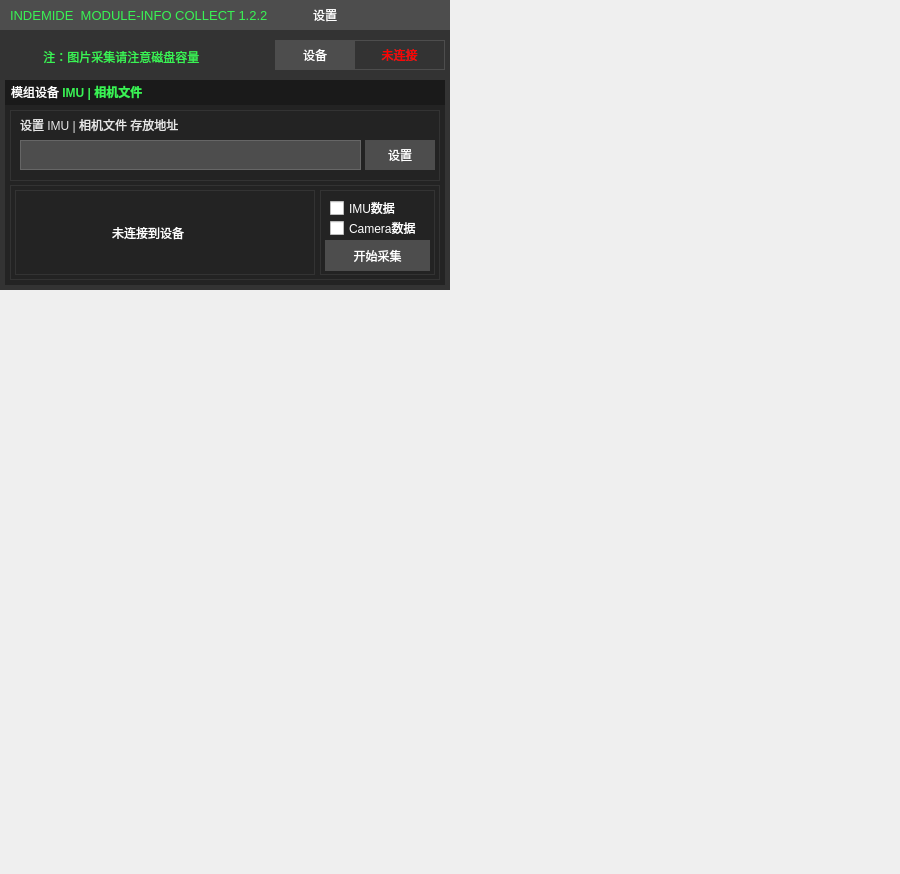
<?xml version="1.0" encoding="UTF-8"?>
<ui version="4.0">
 <class>MainWindow</class>
 <widget class="QMainWindow" name="MainWindow">
  <property name="geometry">
   <rect>
    <x>0</x>
    <y>0</y>
    <width>900</width>
    <height>874</height>
   </rect>
  </property>
  <property name="windowTitle">
   <string>模组信息采集 1.2.2</string>
  </property>
  <widget class="QWidget" name="centralWidget">
   <widget class="QWidget" name="module_title_area" native="true">
    <property name="geometry">
     <rect>
      <x>0</x>
      <y>0</y>
      <width>450</width>
      <height>30</height>
     </rect>
    </property>
    <property name="styleSheet">
     <string notr="true">#module_title_area{
	
	background-color: #4D4D4D;
}</string>
    </property>
    <widget class="QLabel" name="module_title">
     <property name="geometry">
      <rect>
       <x>10</x>
       <y>5</y>
       <width>261</width>
       <height>20</height>
      </rect>
     </property>
     <property name="styleSheet">
      <string notr="true">font:13px;
color:#39F354;
</string>
     </property>
     <property name="text">
      <string>INDEMIDE  MODULE-INFO COLLECT 1.2.2</string>
     </property>
    </widget>
    <widget class="QPushButton" name="test_area">
     <property name="geometry">
      <rect>
       <x>300</x>
       <y>0</y>
       <width>50</width>
       <height>30</height>
      </rect>
     </property>
     <property name="styleSheet">
      <string notr="true">QPushButton{
font:14px '微软雅黑';
background-color: #FF4D4D4D;
border:0;
color:white;
}
QPushButton::hover{
border:0 white;
background-color:rgba(255,255,255,0.1);
color:white;
font:14px '微软雅黑'
}
QPushButton::pressed{
border:1px solid rgba(255,255,255,0.2);
background-color:rgba(255,255,255,0.2);
color:white;
font:14px '微软雅黑'
}</string>
     </property>
     <property name="text">
      <string>设置</string>
     </property>
    </widget>
    <widget class="QPushButton" name="module_info_min">
     <property name="geometry">
      <rect>
       <x>350</x>
       <y>0</y>
       <width>50</width>
       <height>30</height>
      </rect>
     </property>
     <property name="styleSheet">
      <string notr="true">
QPushButton{border:0;image: url(:/images/min.png)}
QPushButton::hover{border:0;image: url(:/images/min.png);background-color:white}
QPushButton::pressed{border:0;image: url(:/images/min.png);background-color:#DDDDDD}
</string>
     </property>
     <property name="text">
      <string/>
     </property>
    </widget>
    <widget class="QPushButton" name="module_info_close">
     <property name="geometry">
      <rect>
       <x>400</x>
       <y>0</y>
       <width>50</width>
       <height>30</height>
      </rect>
     </property>
     <property name="styleSheet">
      <string notr="true">
QPushButton{border:0;image: url(:/images/close.png)}
QPushButton::hover{border:0;image: url(:/images/close.png);background-color:#CC0033}
QPushButton::pressed{border:0;image: url(:/images/close.png);background-color:#FF9999}
</string>
     </property>
     <property name="text">
      <string/>
     </property>
    </widget>
   </widget>
   <widget class="QWidget" name="main_area" native="true">
    <property name="geometry">
     <rect>
      <x>0</x>
      <y>30</y>
      <width>450</width>
      <height>260</height>
     </rect>
    </property>
    <property name="styleSheet">
     <string notr="true">#main_area{
	background-color:#333333;
}</string>
    </property>
    <widget class="QLabel" name="eq_con_state">
     <property name="geometry">
      <rect>
       <x>355</x>
       <y>10</y>
       <width>90</width>
       <height>30</height>
      </rect>
     </property>
     <property name="styleSheet">
      <string notr="true">QLabel{
border:1px solid #FF4D4D4D;
border-left:0;
color:red;
font:bold 13px '微软雅黑';
}</string>
     </property>
     <property name="text">
      <string>未连接</string>
     </property>
     <property name="alignment">
      <set>Qt::AlignCenter</set>
     </property>
    </widget>
    <widget class="QLabel" name="type">
     <property name="geometry">
      <rect>
       <x>275</x>
       <y>10</y>
       <width>80</width>
       <height>30</height>
      </rect>
     </property>
     <property name="styleSheet">
      <string notr="true">font:13px '微软雅黑';
color:white;
background-color: #FF4D4D4D;</string>
     </property>
     <property name="text">
      <string>设备</string>
     </property>
     <property name="alignment">
      <set>Qt::AlignCenter</set>
     </property>
    </widget>
    <widget class="QGroupBox" name="data_camera_box">
     <property name="geometry">
      <rect>
       <x>5</x>
       <y>50</y>
       <width>440</width>
       <height>205</height>
      </rect>
     </property>
     <property name="styleSheet">
      <string notr="true">#data_camera_box{
	border:0;
	background-color: #FF1A1A1A;
}</string>
     </property>
     <property name="title">
      <string/>
     </property>
     <widget class="QLabel" name="IMU_CAMERA_INFO">
      <property name="geometry">
       <rect>
        <x>6</x>
        <y>0</y>
        <width>220</width>
        <height>25</height>
       </rect>
      </property>
      <property name="styleSheet">
       <string notr="true">background-color: #FF1A1A1A;
font:13px '微软雅黑'</string>
      </property>
      <property name="text">
       <string>&lt;html&gt;&lt;head/&gt;&lt;body&gt;&lt;span style=&quot; color:#ffffff;&quot;&gt;&lt;p&gt;模组设备 &lt;b style=&quot; color:#39F354;&quot;&gt;IMU | 相机文件&lt;/b&gt; &lt;/p&gt;&lt;/body&gt;&lt;/html&gt;</string>
      </property>
     </widget>
     <widget class="QGroupBox" name="data_camera_box_bottom">
      <property name="geometry">
       <rect>
        <x>0</x>
        <y>25</y>
        <width>441</width>
        <height>181</height>
       </rect>
      </property>
      <property name="styleSheet">
       <string notr="true">#data_camera_box_bottom{
	background-color: #FF232323;
	border:0;
}

</string>
      </property>
      <property name="title">
       <string/>
      </property>
      <widget class="QWidget" name="camera_box" native="true">
       <property name="geometry">
        <rect>
         <x>5</x>
         <y>5</y>
         <width>430</width>
         <height>71</height>
        </rect>
       </property>
       <property name="styleSheet">
        <string notr="true">#camera_box{
	background-color: #FF232323;
	border:1 solid #FF333333;
	selection-background-color: #FF999999;
	color:#FFB3B3B3;
}</string>
       </property>
       <widget class="QPushButton" name="hmd_data_path_set">
        <property name="geometry">
         <rect>
          <x>355</x>
          <y>30</y>
          <width>70</width>
          <height>30</height>
         </rect>
        </property>
        <property name="styleSheet">
         <string notr="true">QPushButton{
font:14px '微软雅黑';
background-color: #FF4D4D4D;
border:0;
color:white;
}
QPushButton::hover{
border:0 white;
background-color:rgba(255,255,255,0.1);
color:white;
font:14px '微软雅黑'
}
QPushButton::pressed{
border:1px solid rgba(255,255,255,0.2);
background-color:rgba(255,255,255,0.2);
color:white;
font:14px '微软雅黑'
}</string>
        </property>
        <property name="text">
         <string>设置</string>
        </property>
       </widget>
       <widget class="QLineEdit" name="hmd_data_path">
        <property name="geometry">
         <rect>
          <x>10</x>
          <y>30</y>
          <width>341</width>
          <height>30</height>
         </rect>
        </property>
        <property name="styleSheet">
         <string notr="true">border: 1px solid #666666;
font:13px '微软雅黑';
color:#E6E6E6;
background-color:#4D4D4D;</string>
        </property>
        <property name="alignment">
         <set>Qt::AlignLeading|Qt::AlignLeft|Qt::AlignVCenter</set>
        </property>
        <property name="dragEnabled">
         <bool>false</bool>
        </property>
        <property name="readOnly">
         <bool>false</bool>
        </property>
       </widget>
       <widget class="QLabel" name="hmd_data_path_title">
        <property name="geometry">
         <rect>
          <x>10</x>
          <y>0</y>
          <width>270</width>
          <height>30</height>
         </rect>
        </property>
        <property name="styleSheet">
         <string notr="true">font:13px '微软雅黑';
color:#E6E6E6;
</string>
        </property>
        <property name="text">
         <string>设置 IMU | 相机文件 存放地址</string>
        </property>
       </widget>
      </widget>
      <widget class="QWidget" name="hmd_exec_area" native="true">
       <property name="geometry">
        <rect>
         <x>5</x>
         <y>80</y>
         <width>430</width>
         <height>95</height>
        </rect>
       </property>
       <property name="styleSheet">
        <string notr="true">#hmd_exec_area{
	background-color: #FF232323;
	border:1 solid #FF333333;
	selection-background-color: #FF999999;
	color:#FFB3B3B3;
}</string>
       </property>
       <widget class="QLabel" name="m_machine_pose">
        <property name="geometry">
         <rect>
          <x>5</x>
          <y>5</y>
          <width>300</width>
          <height>85</height>
         </rect>
        </property>
        <property name="styleSheet">
         <string notr="true">border:1 solid #FF333333;
font:13px '微软雅黑';
color:white</string>
        </property>
        <property name="text">
         <string>                            未连接到设备</string>
        </property>
       </widget>
       <widget class="QWidget" name="data_save_box" native="true">
        <property name="geometry">
         <rect>
          <x>310</x>
          <y>5</y>
          <width>115</width>
          <height>85</height>
         </rect>
        </property>
        <property name="styleSheet">
         <string notr="true">#data_save_box{
border:1 solid #FF333333;
font:13px '微软雅黑';
color:white
}</string>
        </property>
        <widget class="QCheckBox" name="imu_data">
         <property name="geometry">
          <rect>
           <x>10</x>
           <y>10</y>
           <width>100</width>
           <height>16</height>
          </rect>
         </property>
         <property name="styleSheet">
          <string notr="true">font:13px '微软雅黑';
color:white</string>
         </property>
         <property name="text">
          <string>IMU数据</string>
         </property>
        </widget>
        <widget class="QCheckBox" name="camera_data">
         <property name="geometry">
          <rect>
           <x>10</x>
           <y>30</y>
           <width>100</width>
           <height>16</height>
          </rect>
         </property>
         <property name="styleSheet">
          <string notr="true">font:13px '微软雅黑';
color:white</string>
         </property>
         <property name="text">
          <string>Camera数据</string>
         </property>
        </widget>
        <widget class="QPushButton" name="collect_start">
         <property name="geometry">
          <rect>
           <x>5</x>
           <y>50</y>
           <width>105</width>
           <height>31</height>
          </rect>
         </property>
         <property name="styleSheet">
          <string notr="true">QPushButton{
font:15px '微软雅黑';
background-color: #FF4D4D4D;
border:0;
color:white;
}
QPushButton::hover{
border:0 white;
background-color:rgba(255,255,255,0.1);
color:white;
font:15px '微软雅黑'
}
QPushButton::pressed{
border:1px solid rgba(255,255,255,0.2);
background-color:rgba(255,255,255,0.2);
color:white;
font:15px '微软雅黑'
}</string>
         </property>
         <property name="text">
          <string>开始采集</string>
         </property>
        </widget>
       </widget>
      </widget>
     </widget>
     <widget class="QWidget" name="Camera_mask" native="true">
      <property name="geometry">
       <rect>
        <x>-440</x>
        <y>25</y>
        <width>440</width>
        <height>140</height>
       </rect>
      </property>
      <property name="styleSheet">
       <string notr="true">background-color:rgba(0,0,0,0.5);</string>
      </property>
      <widget class="QLabel" name="waring_Info_camera_c">
       <property name="geometry">
        <rect>
         <x>20</x>
         <y>20</y>
         <width>330</width>
         <height>101</height>
        </rect>
       </property>
       <property name="styleSheet">
        <string notr="true">QLabel{
font:bold 18px '微软雅黑';
background-color:transparent;
border:0;
color:white;
}</string>
       </property>
       <property name="text">
        <string>其他数据采集期间此功能 禁用</string>
       </property>
       <property name="alignment">
        <set>Qt::AlignCenter</set>
       </property>
      </widget>
     </widget>
    </widget>
    <widget class="QLabel" name="warning_info">
     <property name="geometry">
      <rect>
       <x>40</x>
       <y>12</y>
       <width>220</width>
       <height>30</height>
      </rect>
     </property>
     <property name="styleSheet">
      <string notr="true">
color:#39F354;
font: bold 11pt &quot;微软雅黑 Light&quot;;
</string>
     </property>
     <property name="text">
      <string> 注：图片采集请注意磁盘容量</string>
     </property>
    </widget>
    <widget class="QLabel" name="warning_image">
     <property name="geometry">
      <rect>
       <x>10</x>
       <y>10</y>
       <width>25</width>
       <height>30</height>
      </rect>
     </property>
     <property name="styleSheet">
      <string notr="true">image: url(:/images/warning_green.png)</string>
     </property>
     <property name="text">
      <string/>
     </property>
    </widget>
    <widget class="QWidget" name="Camera_Imu_mark_mask" native="true">
     <property name="geometry">
      <rect>
       <x>-450</x>
       <y>0</y>
       <width>450</width>
       <height>260</height>
      </rect>
     </property>
     <property name="styleSheet">
      <string notr="true">background-color:rgba(0,0,0,0.5);</string>
     </property>
     <widget class="QLabel" name="waring_Info_camera_c_4">
      <property name="geometry">
       <rect>
        <x>100</x>
        <y>60</y>
        <width>300</width>
        <height>101</height>
       </rect>
      </property>
      <property name="styleSheet">
       <string notr="true">QLabel{
font:bold 18px '微软雅黑';
background-color:transparent;
border:0;
color:white;
}</string>
      </property>
      <property name="text">
       <string>未连接到设备。</string>
      </property>
      <property name="alignment">
       <set>Qt::AlignCenter</set>
      </property>
     </widget>
     <widget class="QLabel" name="image">
      <property name="geometry">
       <rect>
        <x>110</x>
        <y>60</y>
        <width>50</width>
        <height>100</height>
       </rect>
      </property>
      <property name="styleSheet">
       <string notr="true">image: url(:/images/disconnect.png);
background-color:transparent</string>
      </property>
      <property name="text">
       <string/>
      </property>
     </widget>
    </widget>
   </widget>
   <widget class="QGroupBox" name="hmd_imu_tips">
    <property name="geometry">
     <rect>
      <x>150</x>
      <y>0</y>
      <width>300</width>
      <height>290</height>
     </rect>
    </property>
    <property name="styleSheet">
     <string notr="true">#hmd_imu_tips{
	background-color: #4D4D4D;
	border:1 solid #FF333333;
}</string>
    </property>
    <property name="title">
     <string/>
    </property>
    <widget class="QLabel" name="hmd_imu_guide">
     <property name="geometry">
      <rect>
       <x>10</x>
       <y>1</y>
       <width>289</width>
       <height>29</height>
      </rect>
     </property>
     <property name="styleSheet">
      <string notr="true">background-color: #4D4D4D;
font:13px '微软雅黑'</string>
     </property>
     <property name="text">
      <string>&lt;html&gt;&lt;head/&gt;&lt;body&gt;&lt;p&gt;&lt;span style=&quot; color:#ffffff;&quot;&gt;参数设置&lt;/span&gt;&lt;/p&gt;&lt;/body&gt;&lt;/html&gt;</string>
     </property>
    </widget>
    <widget class="QGroupBox" name="hmd_imu_tips_bottom">
     <property name="geometry">
      <rect>
       <x>0</x>
       <y>30</y>
       <width>300</width>
       <height>260</height>
      </rect>
     </property>
     <property name="styleSheet">
      <string notr="true">#hmd_imu_tips_bottom{
	background-color: #FF232323;
	border:0;
}

</string>
     </property>
     <property name="title">
      <string/>
     </property>
     <widget class="QWidget" name="set_box" native="true">
      <property name="geometry">
       <rect>
        <x>5</x>
        <y>5</y>
        <width>290</width>
        <height>250</height>
       </rect>
      </property>
      <property name="styleSheet">
       <string notr="true">#set_box{
	background-color: #FF232323;
	border:1 solid #FF333333;
	selection-background-color: #FF999999;
	color:#FFB3B3B3;
}</string>
      </property>
      <widget class="QLabel" name="err_tips_2">
       <property name="geometry">
        <rect>
         <x>120</x>
         <y>5</y>
         <width>165</width>
         <height>50</height>
        </rect>
       </property>
       <property name="styleSheet">
        <string notr="true">	border:1 solid #FF333333;
color:#39F354;
font: bold 11pt &quot;微软雅黑 Light&quot;;
</string>
       </property>
       <property name="text">
        <string/>
       </property>
       <property name="alignment">
        <set>Qt::AlignCenter</set>
       </property>
      </widget>
      <widget class="QLabel" name="pic_size_tips">
       <property name="geometry">
        <rect>
         <x>5</x>
         <y>5</y>
         <width>120</width>
         <height>50</height>
        </rect>
       </property>
       <property name="styleSheet">
        <string notr="true">font:14px '微软雅黑';
color:#E6E6E6;
background-color: #FF4D4D4D;
</string>
       </property>
       <property name="text">
        <string>图像 分辨率</string>
       </property>
       <property name="alignment">
        <set>Qt::AlignCenter</set>
       </property>
      </widget>
      <widget class="QLabel" name="label">
       <property name="geometry">
        <rect>
         <x>140</x>
         <y>5</y>
         <width>80</width>
         <height>25</height>
        </rect>
       </property>
       <property name="styleSheet">
        <string notr="true">color:#39F354;
font: 12pt &quot;微软雅黑 Light&quot;;
</string>
       </property>
       <property name="text">
        <string>640  × 400</string>
       </property>
      </widget>
      <widget class="QLabel" name="label_2">
       <property name="geometry">
        <rect>
         <x>140</x>
         <y>30</y>
         <width>80</width>
         <height>25</height>
        </rect>
       </property>
       <property name="styleSheet">
        <string notr="true">color:#39F354;
font: 12pt &quot;微软雅黑 Light&quot;;
</string>
       </property>
       <property name="text">
        <string>1280 × 800</string>
       </property>
      </widget>
      <widget class="QLabel" name="label_7">
       <property name="geometry">
        <rect>
         <x>120</x>
         <y>30</y>
         <width>165</width>
         <height>2</height>
        </rect>
       </property>
       <property name="styleSheet">
        <string notr="true">	border-top:1 solid #FF333333;</string>
       </property>
       <property name="text">
        <string/>
       </property>
      </widget>
      <widget class="QCheckBox" name="pic_size_big">
       <property name="geometry">
        <rect>
         <x>250</x>
         <y>5</y>
         <width>25</width>
         <height>25</height>
        </rect>
       </property>
       <property name="text">
        <string/>
       </property>
       <property name="checked">
        <bool>false</bool>
       </property>
      </widget>
      <widget class="QCheckBox" name="pic_size_small">
       <property name="geometry">
        <rect>
         <x>250</x>
         <y>30</y>
         <width>25</width>
         <height>25</height>
        </rect>
       </property>
       <property name="text">
        <string/>
       </property>
       <property name="checked">
        <bool>true</bool>
       </property>
      </widget>
      <widget class="QLabel" name="pic_fps_tips">
       <property name="geometry">
        <rect>
         <x>5</x>
         <y>60</y>
         <width>120</width>
         <height>50</height>
        </rect>
       </property>
       <property name="styleSheet">
        <string notr="true">font:14px '微软雅黑';
color:#E6E6E6;
background-color: #FF4D4D4D;
</string>
       </property>
       <property name="text">
        <string>图像 帧率</string>
       </property>
       <property name="alignment">
        <set>Qt::AlignCenter</set>
       </property>
      </widget>
      <widget class="QLabel" name="err_tips_3">
       <property name="geometry">
        <rect>
         <x>120</x>
         <y>60</y>
         <width>165</width>
         <height>50</height>
        </rect>
       </property>
       <property name="styleSheet">
        <string notr="true">	border:1 solid #FF333333;
color:#39F354;
font: bold 11pt &quot;微软雅黑 Light&quot;;
</string>
       </property>
       <property name="text">
        <string/>
       </property>
       <property name="alignment">
        <set>Qt::AlignCenter</set>
       </property>
      </widget>
      <widget class="QLabel" name="label_9">
       <property name="geometry">
        <rect>
         <x>140</x>
         <y>60</y>
         <width>80</width>
         <height>25</height>
        </rect>
       </property>
       <property name="styleSheet">
        <string notr="true">color:#39F354;
font: 12pt &quot;微软雅黑 Light&quot;;
</string>
       </property>
       <property name="text">
        <string>25 FPS</string>
       </property>
       <property name="alignment">
        <set>Qt::AlignCenter</set>
       </property>
      </widget>
      <widget class="QCheckBox" name="pic_fps_50">
       <property name="geometry">
        <rect>
         <x>250</x>
         <y>85</y>
         <width>25</width>
         <height>25</height>
        </rect>
       </property>
       <property name="text">
        <string/>
       </property>
       <property name="checked">
        <bool>true</bool>
       </property>
      </widget>
      <widget class="QLabel" name="label_10">
       <property name="geometry">
        <rect>
         <x>140</x>
         <y>85</y>
         <width>80</width>
         <height>25</height>
        </rect>
       </property>
       <property name="styleSheet">
        <string notr="true">color:#39F354;
font: 12pt &quot;微软雅黑 Light&quot;;
</string>
       </property>
       <property name="text">
        <string>50 FPS</string>
       </property>
       <property name="alignment">
        <set>Qt::AlignCenter</set>
       </property>
      </widget>
      <widget class="QCheckBox" name="pic_fps_25">
       <property name="geometry">
        <rect>
         <x>250</x>
         <y>60</y>
         <width>25</width>
         <height>25</height>
        </rect>
       </property>
       <property name="text">
        <string/>
       </property>
       <property name="checked">
        <bool>false</bool>
       </property>
      </widget>
      <widget class="QLabel" name="label_11">
       <property name="geometry">
        <rect>
         <x>120</x>
         <y>85</y>
         <width>165</width>
         <height>2</height>
        </rect>
       </property>
       <property name="styleSheet">
        <string notr="true">	border-top:1 solid #FF333333;</string>
       </property>
       <property name="text">
        <string/>
       </property>
      </widget>
      <widget class="QLabel" name="err_tips_4">
       <property name="geometry">
        <rect>
         <x>120</x>
         <y>115</y>
         <width>165</width>
         <height>75</height>
        </rect>
       </property>
       <property name="styleSheet">
        <string notr="true">	border:1 solid #FF333333;
color:#39F354;
font: bold 11pt &quot;微软雅黑 Light&quot;;
</string>
       </property>
       <property name="text">
        <string/>
       </property>
       <property name="alignment">
        <set>Qt::AlignCenter</set>
       </property>
      </widget>
      <widget class="QLabel" name="label_12">
       <property name="geometry">
        <rect>
         <x>140</x>
         <y>165</y>
         <width>80</width>
         <height>25</height>
        </rect>
       </property>
       <property name="styleSheet">
        <string notr="true">color:#39F354;
font: 12pt &quot;微软雅黑 Light&quot;;
</string>
       </property>
       <property name="text">
        <string>1000 FPS</string>
       </property>
       <property name="alignment">
        <set>Qt::AlignCenter</set>
       </property>
      </widget>
      <widget class="QLabel" name="imu_fps_tips">
       <property name="geometry">
        <rect>
         <x>5</x>
         <y>115</y>
         <width>120</width>
         <height>75</height>
        </rect>
       </property>
       <property name="styleSheet">
        <string notr="true">font:14px '微软雅黑';
color:#E6E6E6;
background-color: #FF4D4D4D;
</string>
       </property>
       <property name="text">
        <string>IMU 帧率</string>
       </property>
       <property name="alignment">
        <set>Qt::AlignCenter</set>
       </property>
      </widget>
      <widget class="QCheckBox" name="imu_fps_1000">
       <property name="geometry">
        <rect>
         <x>250</x>
         <y>165</y>
         <width>25</width>
         <height>25</height>
        </rect>
       </property>
       <property name="text">
        <string/>
       </property>
       <property name="checked">
        <bool>true</bool>
       </property>
      </widget>
      <widget class="QCheckBox" name="imu_fps_500">
       <property name="geometry">
        <rect>
         <x>250</x>
         <y>140</y>
         <width>25</width>
         <height>25</height>
        </rect>
       </property>
       <property name="text">
        <string/>
       </property>
       <property name="checked">
        <bool>false</bool>
       </property>
      </widget>
      <widget class="QLabel" name="label_14">
       <property name="geometry">
        <rect>
         <x>140</x>
         <y>140</y>
         <width>80</width>
         <height>25</height>
        </rect>
       </property>
       <property name="styleSheet">
        <string notr="true">color:#39F354;
font: 12pt &quot;微软雅黑 Light&quot;;
</string>
       </property>
       <property name="text">
        <string>500 FPS</string>
       </property>
       <property name="alignment">
        <set>Qt::AlignCenter</set>
       </property>
      </widget>
      <widget class="QLabel" name="err_tips_5">
       <property name="geometry">
        <rect>
         <x>120</x>
         <y>195</y>
         <width>165</width>
         <height>50</height>
        </rect>
       </property>
       <property name="styleSheet">
        <string notr="true">	border:1 solid #FF333333;
color:#39F354;
font: bold 11pt &quot;微软雅黑 Light&quot;;
</string>
       </property>
       <property name="text">
        <string/>
       </property>
       <property name="alignment">
        <set>Qt::AlignCenter</set>
       </property>
      </widget>
      <widget class="QLabel" name="label_15">
       <property name="geometry">
        <rect>
         <x>140</x>
         <y>220</y>
         <width>80</width>
         <height>25</height>
        </rect>
       </property>
       <property name="styleSheet">
        <string notr="true">color:#39F354;
font: 12pt &quot;微软雅黑 Light&quot;;
</string>
       </property>
       <property name="text">
        <string>20 MS</string>
       </property>
       <property name="alignment">
        <set>Qt::AlignCenter</set>
       </property>
      </widget>
      <widget class="QLabel" name="ex_time_tips">
       <property name="geometry">
        <rect>
         <x>5</x>
         <y>195</y>
         <width>120</width>
         <height>50</height>
        </rect>
       </property>
       <property name="styleSheet">
        <string notr="true">font:14px '微软雅黑';
color:#E6E6E6;
background-color: #FF4D4D4D;
</string>
       </property>
       <property name="text">
        <string>最长曝光时长</string>
       </property>
       <property name="alignment">
        <set>Qt::AlignCenter</set>
       </property>
      </widget>
      <widget class="QCheckBox" name="ex_time_20">
       <property name="geometry">
        <rect>
         <x>250</x>
         <y>220</y>
         <width>25</width>
         <height>25</height>
        </rect>
       </property>
       <property name="text">
        <string/>
       </property>
       <property name="checked">
        <bool>true</bool>
       </property>
      </widget>
      <widget class="QCheckBox" name="ex_time_15">
       <property name="geometry">
        <rect>
         <x>250</x>
         <y>195</y>
         <width>25</width>
         <height>25</height>
        </rect>
       </property>
       <property name="text">
        <string/>
       </property>
       <property name="checked">
        <bool>false</bool>
       </property>
      </widget>
      <widget class="QLabel" name="label_17">
       <property name="geometry">
        <rect>
         <x>140</x>
         <y>195</y>
         <width>80</width>
         <height>25</height>
        </rect>
       </property>
       <property name="styleSheet">
        <string notr="true">color:#39F354;
font: 12pt &quot;微软雅黑 Light&quot;;
</string>
       </property>
       <property name="text">
        <string>15 MS</string>
       </property>
       <property name="alignment">
        <set>Qt::AlignCenter</set>
       </property>
      </widget>
      <widget class="QLabel" name="label_18">
       <property name="geometry">
        <rect>
         <x>120</x>
         <y>165</y>
         <width>165</width>
         <height>2</height>
        </rect>
       </property>
       <property name="styleSheet">
        <string notr="true">	border-top:1 solid #FF333333;</string>
       </property>
       <property name="text">
        <string/>
       </property>
      </widget>
      <widget class="QLabel" name="label_19">
       <property name="geometry">
        <rect>
         <x>120</x>
         <y>220</y>
         <width>165</width>
         <height>2</height>
        </rect>
       </property>
       <property name="styleSheet">
        <string notr="true">	border-top:1 solid #FF333333;</string>
       </property>
       <property name="text">
        <string/>
       </property>
      </widget>
      <widget class="QLabel" name="label_20">
       <property name="geometry">
        <rect>
         <x>120</x>
         <y>140</y>
         <width>165</width>
         <height>2</height>
        </rect>
       </property>
       <property name="styleSheet">
        <string notr="true">	border-top:1 solid #FF333333;</string>
       </property>
       <property name="text">
        <string/>
       </property>
      </widget>
      <widget class="QLabel" name="label_21">
       <property name="geometry">
        <rect>
         <x>140</x>
         <y>115</y>
         <width>80</width>
         <height>25</height>
        </rect>
       </property>
       <property name="styleSheet">
        <string notr="true">color:#39F354;
font: 12pt &quot;微软雅黑 Light&quot;;
</string>
       </property>
       <property name="text">
        <string>200 FPS</string>
       </property>
       <property name="alignment">
        <set>Qt::AlignCenter</set>
       </property>
      </widget>
      <widget class="QCheckBox" name="imu_fps__200">
       <property name="geometry">
        <rect>
         <x>250</x>
         <y>115</y>
         <width>25</width>
         <height>25</height>
        </rect>
       </property>
       <property name="text">
        <string/>
       </property>
       <property name="checked">
        <bool>false</bool>
       </property>
      </widget>
      <zorder>label_20</zorder>
      <zorder>err_tips_4</zorder>
      <zorder>label_19</zorder>
      <zorder>label_11</zorder>
      <zorder>err_tips_2</zorder>
      <zorder>label</zorder>
      <zorder>label_2</zorder>
      <zorder>label_7</zorder>
      <zorder>pic_size_tips</zorder>
      <zorder>pic_size_big</zorder>
      <zorder>pic_size_small</zorder>
      <zorder>err_tips_3</zorder>
      <zorder>pic_fps_tips</zorder>
      <zorder>label_9</zorder>
      <zorder>pic_fps_50</zorder>
      <zorder>label_10</zorder>
      <zorder>pic_fps_25</zorder>
      <zorder>label_12</zorder>
      <zorder>imu_fps_1000</zorder>
      <zorder>imu_fps_500</zorder>
      <zorder>label_14</zorder>
      <zorder>err_tips_5</zorder>
      <zorder>label_15</zorder>
      <zorder>ex_time_tips</zorder>
      <zorder>ex_time_20</zorder>
      <zorder>ex_time_15</zorder>
      <zorder>label_17</zorder>
      <zorder>label_18</zorder>
      <zorder>imu_fps_tips</zorder>
      <zorder>label_21</zorder>
      <zorder>imu_fps__200</zorder>
     </widget>
     <widget class="QWidget" name="hmd_imu_tips_box" native="true">
      <property name="geometry">
       <rect>
        <x>-290</x>
        <y>5</y>
        <width>290</width>
        <height>250</height>
       </rect>
      </property>
      <property name="styleSheet">
       <string notr="true">#hmd_imu_tips_box{
	background-color: #FF232323;
	border:1 solid #FF333333;
	selection-background-color: #FF999999;
	color:#FFB3B3B3;
}</string>
      </property>
      <widget class="QLabel" name="err_tips">
       <property name="geometry">
        <rect>
         <x>5</x>
         <y>35</y>
         <width>280</width>
         <height>41</height>
        </rect>
       </property>
       <property name="styleSheet">
        <string notr="true">	border:1 solid #FF333333;
color:#39F354;
font: bold 11pt &quot;微软雅黑 Light&quot;;
</string>
       </property>
       <property name="text">
        <string>IMU &gt;2MS   Camera &gt; 25ms</string>
       </property>
       <property name="alignment">
        <set>Qt::AlignCenter</set>
       </property>
      </widget>
      <widget class="QLabel" name="start_time">
       <property name="geometry">
        <rect>
         <x>5</x>
         <y>165</y>
         <width>280</width>
         <height>80</height>
        </rect>
       </property>
       <property name="styleSheet">
        <string notr="true">border:1 solid #FF333333;
color:#39F354;
font: bold 13pt &quot;微软雅黑 Light&quot;;
</string>
       </property>
       <property name="text">
        <string>已采集时间：0S</string>
       </property>
       <property name="alignment">
        <set>Qt::AlignCenter</set>
       </property>
      </widget>
      <widget class="QLabel" name="label_3">
       <property name="geometry">
        <rect>
         <x>5</x>
         <y>5</y>
         <width>280</width>
         <height>30</height>
        </rect>
       </property>
       <property name="styleSheet">
        <string notr="true">font:14px '微软雅黑';
color:#E6E6E6;
background-color: #FF4D4D4D;
</string>
       </property>
       <property name="text">
        <string>   误差标准</string>
       </property>
      </widget>
      <widget class="QLabel" name="label_4">
       <property name="geometry">
        <rect>
         <x>5</x>
         <y>135</y>
         <width>280</width>
         <height>30</height>
        </rect>
       </property>
       <property name="styleSheet">
        <string notr="true">font:14px '微软雅黑';
color:#E6E6E6;
background-color: #FF4D4D4D;
</string>
       </property>
       <property name="text">
        <string>   采集时间</string>
       </property>
      </widget>
      <widget class="QWidget" name="mask_all_box" native="true">
       <property name="geometry">
        <rect>
         <x>85</x>
         <y>80</y>
         <width>200</width>
         <height>50</height>
        </rect>
       </property>
       <property name="styleSheet">
        <string notr="true">#mask_all_box{
		background-color: #FF232323;
	border:1 solid #FF333333;
	selection-background-color: #FF999999;
	color:#FFB3B3B3;
}</string>
       </property>
       <widget class="QPushButton" name="imu_collect">
        <property name="geometry">
         <rect>
          <x>10</x>
          <y>10</y>
          <width>180</width>
          <height>30</height>
         </rect>
        </property>
        <property name="styleSheet">
         <string notr="true">QPushButton{
font:15px '微软雅黑';
background-color: #FF4D4D4D;
border:0;
color:white;
}
QPushButton::hover{
border:0 white;
background-color:rgba(255,255,255,0.1);
color:white;
font:15px '微软雅黑'
}
QPushButton::pressed{
border:1px solid rgba(255,255,255,0.2);
background-color:rgba(255,255,255,0.2);
color:white;
font:15px '微软雅黑'
}</string>
        </property>
        <property name="text">
         <string>IMU | Camera</string>
        </property>
       </widget>
      </widget>
      <widget class="QLabel" name="label_5">
       <property name="geometry">
        <rect>
         <x>5</x>
         <y>80</y>
         <width>81</width>
         <height>50</height>
        </rect>
       </property>
       <property name="styleSheet">
        <string notr="true">font:15px '微软雅黑';
color:#E6E6E6;
background-color: #FF4D4D4D;
</string>
       </property>
       <property name="text">
        <string>误差采集</string>
       </property>
       <property name="alignment">
        <set>Qt::AlignCenter</set>
       </property>
      </widget>
     </widget>
    </widget>
    <widget class="QPushButton" name="test_area_top">
     <property name="geometry">
      <rect>
       <x>250</x>
       <y>1</y>
       <width>50</width>
       <height>29</height>
      </rect>
     </property>
     <property name="styleSheet">
      <string notr="true">QPushButton{
font:14px '微软雅黑';
background-color: #FF4D4D4D;
border:0;
color:white;
}
QPushButton::hover{
border:0 white;
background-color:rgba(255,255,255,0.1);
color:white;
font:14px '微软雅黑'
}
QPushButton::pressed{
border:1px solid rgba(255,255,255,0.2);
background-color:rgba(255,255,255,0.2);
color:white;
font:14px '微软雅黑'
}</string>
     </property>
     <property name="text">
      <string>测试</string>
     </property>
    </widget>
   </widget>
   <zorder>hmd_imu_tips</zorder>
   <zorder>module_title_area</zorder>
   <zorder>main_area</zorder>
  </widget>
 </widget>
 <layoutdefault spacing="6" margin="11"/>
 <resources/>
 <connections/>
</ui>
